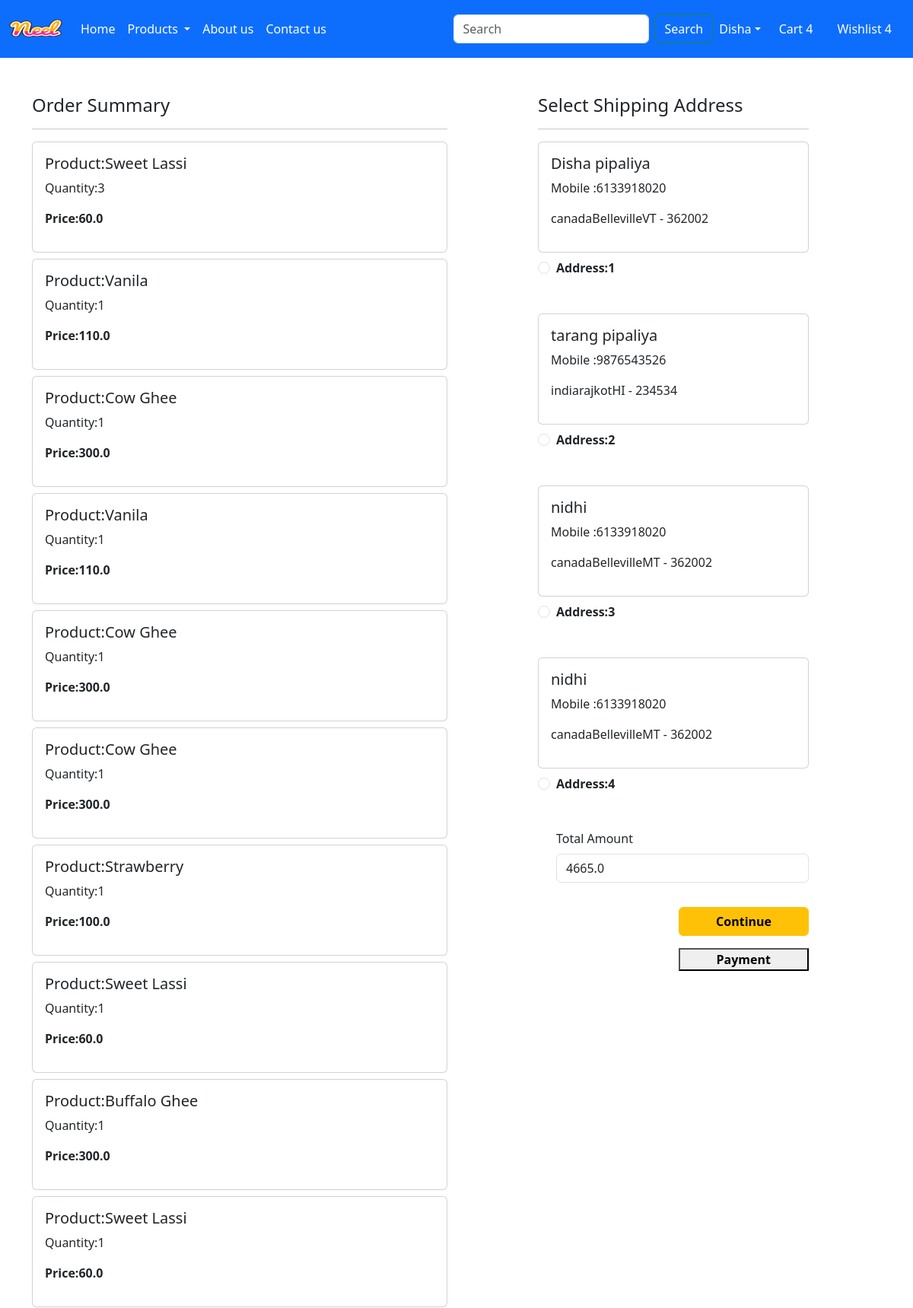
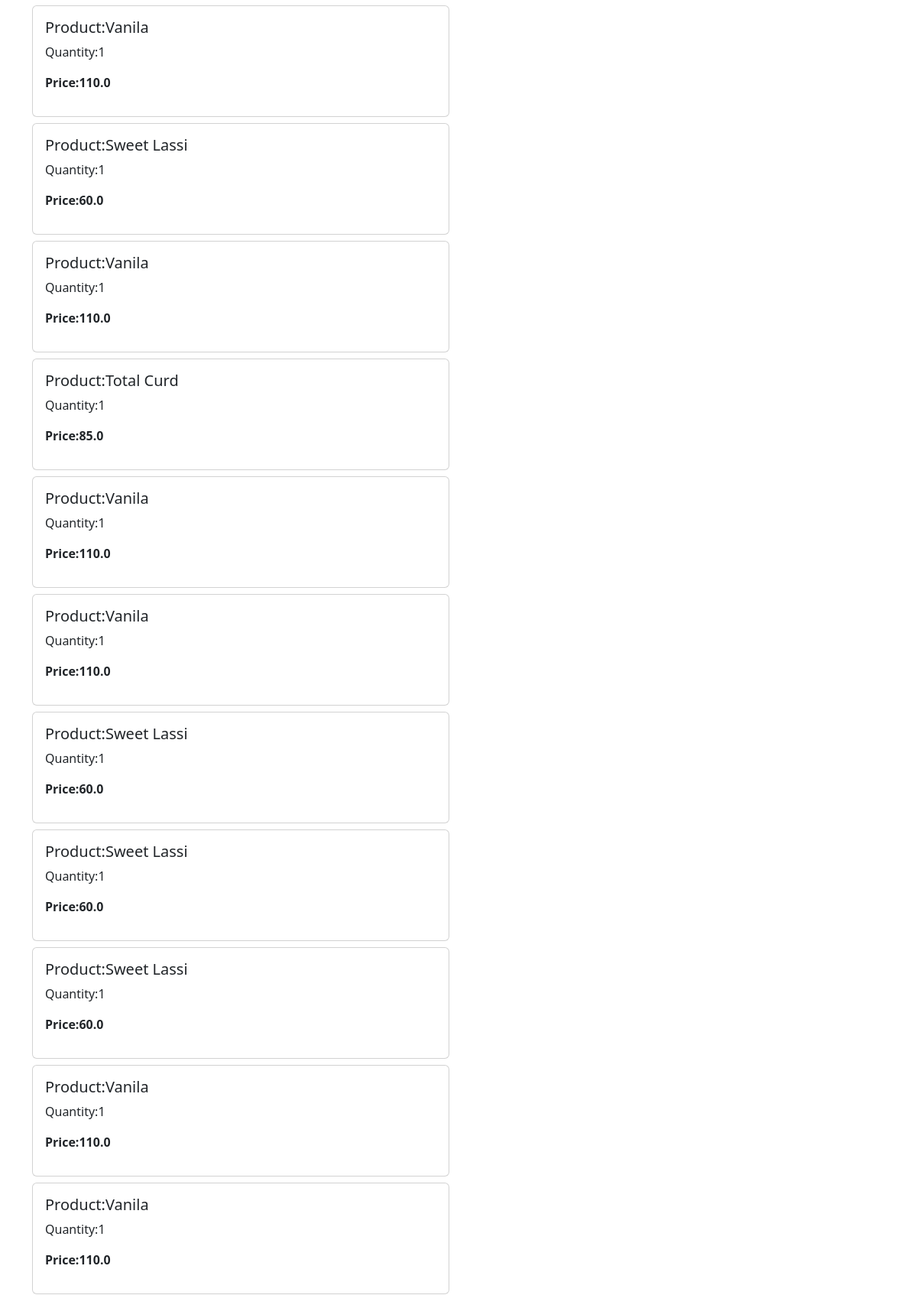
Screenshot of /checkout/ (signed in, upper part) with the database file from the repository (2 pictures, top to bottom).
### myapp/models.py (models this page shows, shortened)
class Cart(models.Model):
    user = models.ForeignKey(User, on_delete=models.CASCADE)
    product = models.ForeignKey(Product, on_delete=models.CASCADE)
    quantity = models.PositiveIntegerField(default=1)

class Product(models.Model):
    title = models.CharField(max_length=50)
    selling_price = models.FloatField()
    discounted_price = models.FloatField()
    description = models.TextField()
    composition = models.TextField(default='')
    proapp = models.TextField(default='')
    category = models.CharField(choices=CATEGORY_CHOICES, max_length=2)
    product_image = models.ImageField(upload_to='images')

class Customer(models.Model):
    user = models.ForeignKey(User, on_delete=models.CASCADE)
    name = models.CharField(max_length=200)
    locality = models.CharField(max_length=200)
    city = models.CharField(max_length=200)
    mobile = models.IntegerField(default=0)
    zipcode = models.IntegerField()
    state = models.CharField(choices=STATE_CHOICES, max_length=100)

### myapp/views.py (the view)
# urls.py: path('checkout/', views.checkout.as_view(), name='checkout'),
class checkout(View):
    def get(self,request):
        user=request.user
        add=Customer.objects.filter(user=user)
        cart_items=Cart.objects.filter(user=user)
        famount = 0
        for p in cart_items:
            value = p.quantity * p.product.discounted_price
            famount = famount + value
            totalamount = famount + 40
        return render(request,'checkout.html',locals())

### myapp/templates/checkout.html (shortened to what this page needs)
{% extends 'base.html' %}
{% load static %}
{% block main-content %}
<div class="container">
    <div class="row mt-5">
        <div class="col-sm-6">
            <h4>
                Order Summary
            </h4>
            <hr>
            {% for item in cart_items %}
            <div class="card mb-2">
                <div class="card-body">
                    <h5>Product:{{item.product.title}}</h5>
                    <p>Quantity:{{item.quantity}}</p>
                    <p class="fw-bold">Price:{{item.product.discounted_price}}</p>
                </div>
            </div>
            {% endfor %}
        </div>
        <div class="col-sm-4 offset-sm-1">
            <h4>Select Shipping Address</h4>
            <hr>
            <form method="post" id="myform">
                {% for ad in add %}
                <div class="card">
                    <div class="card-body">
                        <h5>{{ad.name}}</h5>
                        <p>Mobile :{{ad.mobile}}</p>
                        <p>{{ad.locality}}{{ad.city}}{{ad.state}} - {{ad.zipcode}}</p>
                    </div>
                </div>
                    <div>
                        <div class="form-check mt-2 mb-5">
                            <input class="form-check-input" type="radio" name="custid" id="custadd{{forloop.counter}}"
                                value="{{add.id}}">
                            <label class="form-check-label fw-bold" for="custadd{{forloop.counter}}">
                                Address:{{forloop.counter}}</label>
                        </div>
                        {% endfor %}
                        <div class="form-check mb-3">
                            <label for="totamount" class="form-label">Total Amount</label>
                            <input type="number" class="form-control" name="totamount" value={{totalamount}} readonly>
                        </div>
                        <div class="text-end">
                            <button type="submit" class="btn btn-warning mt-3 px-5 fw-bold">Continue</button>
                            <button id="rzp-button1" type="submit"
                                class="btn-btn-warning mt-3 px-5 fw-bold">Payment</button>
                        </div>
                    </div>
            </form>
        </div>
    </div>
</div>
{% endblock main-content %}

### rows the page displays
Cart: product "Sweet Lassi", quantity "3", product.discounted_price "60.0"
Cart: product "Vanila", quantity "1", product.discounted_price "110.0"
Cart: product "Cow Ghee", quantity "1", product.discounted_price "300.0"
Cart: product "Vanila", quantity "1", product.discounted_price "110.0"
Cart: product "Cow Ghee", quantity "1", product.discounted_price "300.0"
Cart: product "Cow Ghee", quantity "1", product.discounted_price "300.0"
Cart: product "Strawberry", quantity "1", product.discounted_price "100.0"
Cart: product "Sweet Lassi", quantity "1", product.discounted_price "60.0"
Cart: product "Buffalo Ghee", quantity "1", product.discounted_price "300.0"
Cart: product "Sweet Lassi", quantity "1", product.discounted_price "60.0"
Cart: product "Vanila", quantity "1", product.discounted_price "110.0"
Cart: product "Sweet Lassi", quantity "1", product.discounted_price "60.0"
Cart: product "Vanila", quantity "1", product.discounted_price "110.0"
Cart: product "Total Curd", quantity "1", product.discounted_price "85.0"
Cart: product "Vanila", quantity "1", product.discounted_price "110.0"
Cart: product "Vanila", quantity "1", product.discounted_price "110.0"
Cart: product "Sweet Lassi", quantity "1", product.discounted_price "60.0"
Cart: product "Sweet Lassi", quantity "1", product.discounted_price "60.0"
Cart: product "Sweet Lassi", quantity "1", product.discounted_price "60.0"
Cart: product "Vanila", quantity "1", product.discounted_price "110.0"
Cart: product "Vanila", quantity "1", product.discounted_price "110.0"
Customer: name "Disha pipaliya", mobile "6133918020", locality "canada", city "Belleville", state "VT", zipcode "362002"
Customer: name "tarang pipaliya", mobile "9876543526", locality "india", city "rajkot", state "HI", zipcode "234534"
Customer: name "nidhi", mobile "6133918020", locality "canada", city "Belleville", state "MT", zipcode "362002"
Customer: name "nidhi", mobile "6133918020", locality "canada", city "Belleville", state "MT", zipcode "362002"
